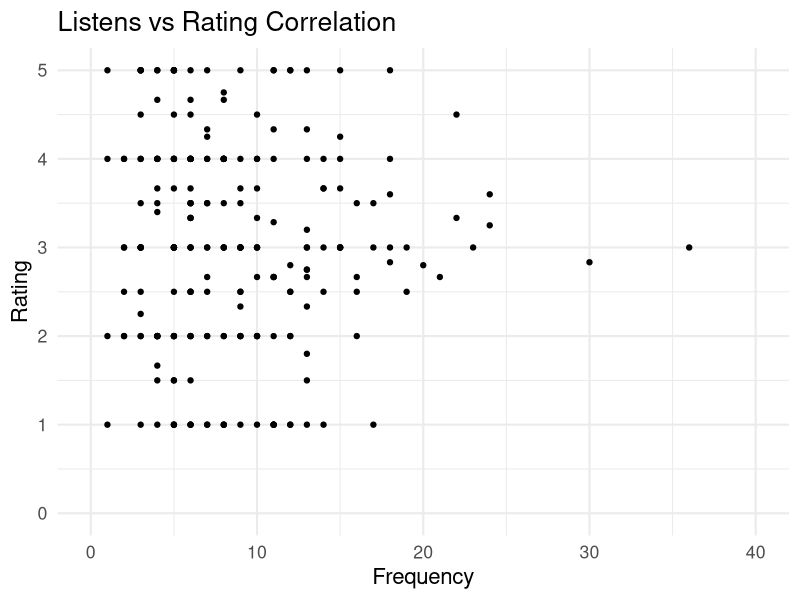

This chart was generated by the following R code:
# Greg Lynskey

rm(list= ls())
library(ggplot2)
library(data.table)

# - Highest paid artists (pib2000 pays artists $0.02 per listen)
#   - Hypothesis: Are higher paid artists rated higher?
#   - DataNeeded: Get top 5 rated artists vs bottom 5 rated artists show play count

artist_rating <- read.csv("artist_rating.csv", header=TRUE)
artist_listens <- read.csv("artist_listens.csv", header=TRUE)


# Get Artist Listen Frequency
artist_counter_t <- table(artist_listens$Name)
artist_counter_df <- as.data.frame(artist_counter_t)
colnames(artist_counter_df) <- c("artist", "frequency")
artist_counter_df <- artist_counter_df[order(-artist_counter_df$frequency),]

# Get Artist Rating
artist_rating_df <- data.frame(
  artist_rating$Name,
  artist_rating$rating
)
colnames(artist_rating_df) <- c("artist", "rating")

artist_rating_aggregate <- aggregate(rating ~ artist, artist_rating_df, mean)

plot_data <- merge(artist_counter_df, artist_rating_aggregate)

# Scatter Plot ( x = listen Frequency, y = Average Rating )
p <- ggplot(plot_data, aes(x=plot_data$frequency, y=plot_data$rating)) +
  geom_point()

p + labs(title="Listens vs Rating Correlation") +
  xlab("Frequency") + ylab("Rating") + xlim(0,40) +ylim(0,5) + theme_minimal(base_size = 16)
